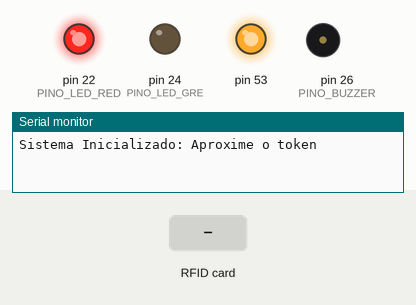
Simulated run of this sketch. Board: Arduino Mega 2560, built with avr-gcc and run on an emulated ATmega2560. Parts: output pins drawn as LEDs (lit = HIGH), buzzer (waves = sounding, pin HIGH), the last lines printed to the serial monitor. Dashed ring = blinking. The test bench sets the inputs (shaded band).

Above: at 1.2 s.
1.3 s: RFID card 5E 7A 19 C4 held to the reader
At 1.45 s:
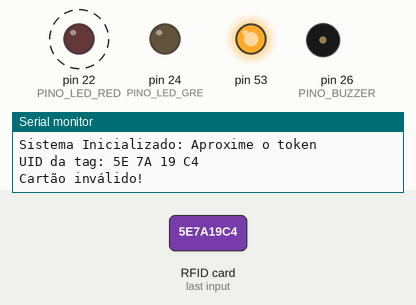
4.3 s: RFID card 73 2E 88 11 held to the reader
At 6.5 s:
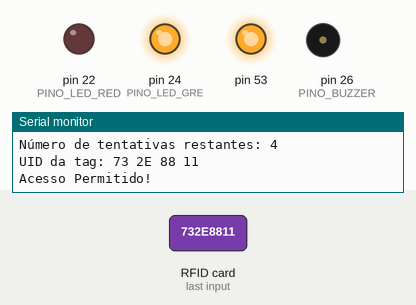
Timing chart, 0 to 16.6 s (numbered marks = the images above; inputs shaded):
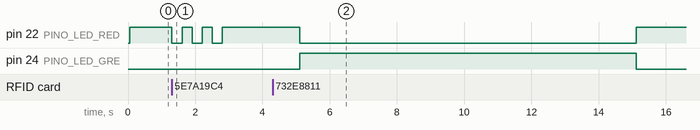

Measured:
- after the input at 1.3 s, pin 22 (PINO_LED_RED): alternates HIGH for 0.30 s and LOW for 0.30 s, 6 changes in all, then stays HIGH, starting at once
- after the input at 4.3 s, pin 22 (PINO_LED_RED): HIGH → LOW after 0.81 s, → HIGH 10.0 s later; pin 24 (PINO_LED_GRE): LOW → HIGH after 0.81 s, → LOW 10.0 s later

The sketch:

sketch_sep28d.ino
```cpp
// Inclui as bibliotecas do SPI e do RC522
#include <SPI.h>
#include <MFRC522.h>

// Definição dos pinos de conexão do projeto
#define PINO_SS 10
#define PINO_RST 9
#define PINO_LED_RED 22
#define PINO_LED_GRE 24
#define PINO_BUZZER 26

// Cria o item para configurar o módulo RC522
MFRC522 mfrc522(PINO_SS, PINO_RST);

int tentativasInvalidas = 0; // Variavel para gerenciar as tentativas falhas

void setup() {
  Serial.begin(9600); // Inicializa a serial
  SPI.begin(); // Inicializa a comunicação SPI
  mfrc522.PCD_Init(); // Inicializa o módulo MFRC522
  Serial.println("Sistema Inicializado: Aproxime o token");

  pinMode(PINO_LED_RED , OUTPUT); // Define PINO_LED_RED (pino 22) como saída
  pinMode(PINO_LED_GRE , OUTPUT); // Define PINO_LED_GRE (pino 24) como saída
  pinMode(PINO_BUZZER , OUTPUT); // Define PINO_BUZZER (pino 26) como saída
  digitalWrite(PINO_LED_RED, HIGH);  // Define o LED vermelho como alto por padrão
}

void loop() {
  if (!mfrc522.PICC_IsNewCardPresent()) return; // Aguarda a aproximação do token
  if (!mfrc522.PICC_ReadCardSerial()) return; // Seleciona qual token vai ser utilizado
  Serial.print("UID da tag:"); // Mostra UID do token na serial
  String conteudo= ""; // Cria uma variável vazia, do tipo string byte letra;
  for (byte i = 0; i < mfrc522.uid.size; i++) {
    if(mfrc522.uid.uidByte[i] < 0x10){
      Serial.print(" 0");
    }
    else{
      Serial.print(" ");
    }
    Serial.print(mfrc522.uid.uidByte[i], HEX); // Printa a mensagem convertida em hexadecimal
    if(mfrc522.uid.uidByte[i] < 0x10){
      conteudo.concat(String(" 0"));
    }
    else{
      conteudo.concat(String(" "));
    }
    conteudo.concat(String(mfrc522.uid.uidByte[i], HEX));
  }
  Serial.println();
  conteudo.toUpperCase(); // Coloca todas as letras da string em maiúscula

  /* Verificação do cartão lido */
  if(conteudo.substring(1) == "73 2E 88 11") { // Verifica se o cartão colocado é o correto, esse código você substitui pelo do seu cartão
    // Vai imprimir a mensagem, apagar o LED vermelho e ascender o verde por 10 segundos e zera as tentativas erradas
    Serial.println("Acesso Permitido!");
    digitalWrite(PINO_LED_RED, LOW);
    digitalWrite(PINO_LED_GRE, HIGH);
    tentativasInvalidas = 0;
    delay(10000);
    digitalWrite(PINO_LED_GRE, LOW);
    digitalWrite(PINO_LED_RED, HIGH);
  }
  else { // Se o cartão é incorreto
    //Pisca o LED vermelho 3 vezes e adiciona 1 as tentativas inválidas
    Serial.println("Cartão inválido!");
    for(int c = 0; c < 3; c++) {
      digitalWrite(PINO_LED_RED, LOW);
      delay(300);
      digitalWrite(PINO_LED_RED, HIGH);
      delay(300);
    }
    tentativasInvalidas ++;
    Serial.print("Número de tentativas restantes: ");
    Serial.println(5 - tentativasInvalidas);
    delay(1000);
  }

  if (tentativasInvalidas >= 5) { // Se o número de tentativas incorretas exceder 5
    // Imprime a mensagem de sistema bloqueado enquanto liga o buzzer e pisca o LED vermelho por 30 segundos
    Serial.println("SISTEMA BLOQUEADO!");
    digitalWrite(PINO_BUZZER, HIGH);
    for(int c = 0; c < 30; c++) {
      digitalWrite(PINO_LED_RED, LOW);
      delay(500);
      digitalWrite(PINO_LED_RED, HIGH);
      delay(500);
    }
    digitalWrite(PINO_BUZZER, LOW);
    tentativasInvalidas = 0; // Zera as tentativas apos os 30 segundos para não nterromper o código
    // Nesse caso poderia bloquear o sistema e esperar o acionamento de algum botão para o código seguir
    // Dessa forma o sistema só liberaria quando esse botão que estaria em um lugar seguro fosse acionado
  }
  delay(1000);
}
```
